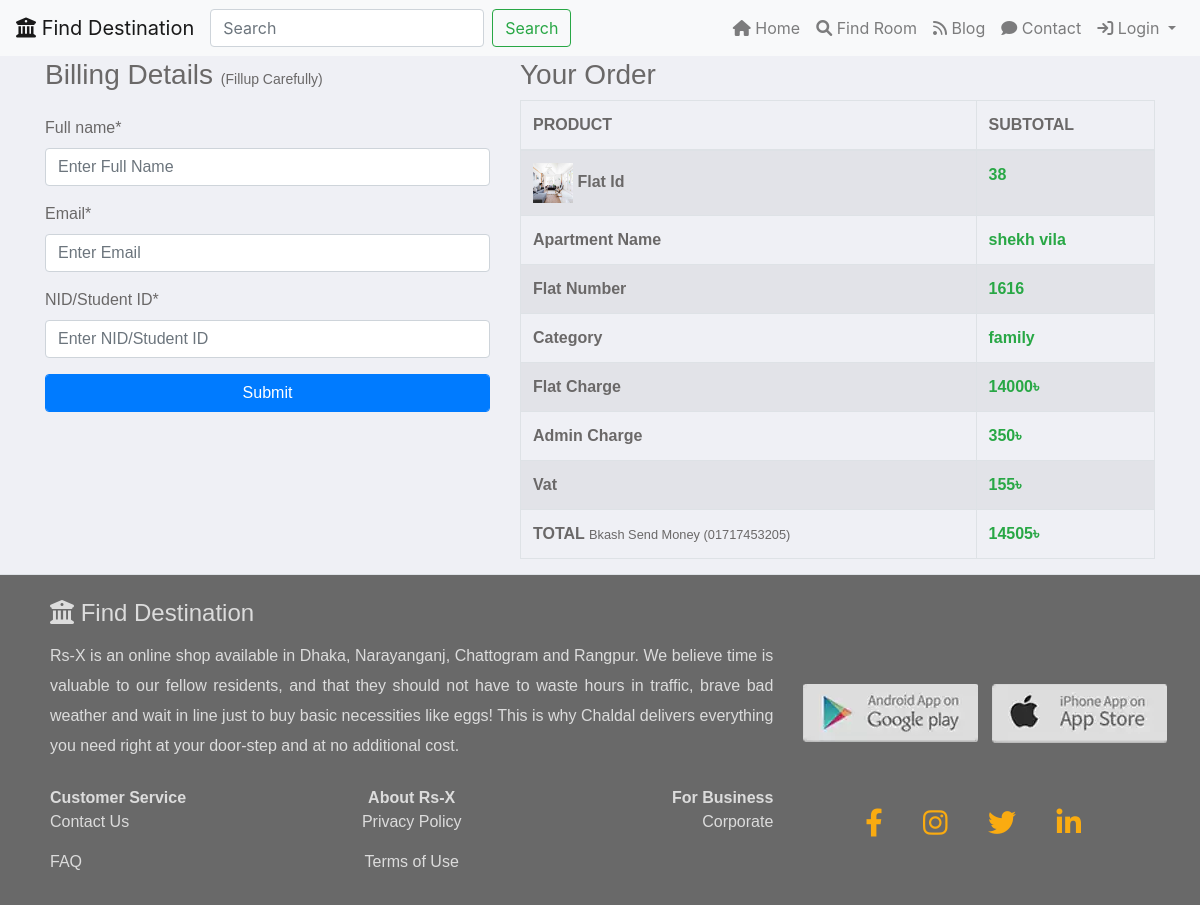
Page /ensure.php?id=38 on the committed database.
### tables this page shows
CREATE TABLE `family` (
  `id` int(11) NOT NULL,
  `flat_category` varchar(255) NOT NULL,
  `email` varchar(255) NOT NULL,
  `appertmentName` varchar(255) NOT NULL,
  `flatNumber` varchar(255) NOT NULL,
  `location` varchar(255) NOT NULL,
  `description` text NOT NULL,
  `rent` int(255) NOT NULL,
  `photo` varchar(255) NOT NULL,
  `submitTime` timestamp NOT NULL DEFAULT current_timestamp()
);

### ensure.php (the view, shortened to what this page needs)
<?php
include_once('config.php');
require_once('include/links.php');
?>
<link rel="stylesheet" href="css/ensure.css"/>
</head>
<body>
<header>
    <nav class="navbar navbar-expand-lg navbar-light bg-light fixed-top">
        <a class="navbar-brand" href="index.php"><i class="fa-solid fa-building-columns"></i> Find Destination</a>
        <div class="collapse navbar-collapse" id="navbarSupportedContent">
            <form class="form-inline my-2 my-lg-0 mr-auto">
                <input class="form-control mr-sm-2" type="search" placeholder="Search" aria-label="Search">
                <button class="btn btn-outline-success my-2 my-sm-0" type="submit">Search</button>
            </form>
            <ul class="navbar-nav ">
                <li class="nav-item ">
                    <a class="nav-link " href="../index.php"><i class="fa-solid fa-house"></i> Home</a>
                </li>
                <li class="nav-item">
                    <a class="nav-link customStyle" href="../roomDetails.php"><i class="fa-solid fa-magnifying-glass"></i> Find Room</a>
                </li>
                <li class="nav-item">
                    <a class="nav-link" href="../blog.php"><i class="fa-solid fa-rss"></i> Blog</a>
                </li>
                <li class="nav-item">
                    <a class="nav-link" href="../contact.php"><i class="fa-solid fa-comment"></i> Contact</a>
                </li>
                <li class="nav-item dropdown">
                    <a class="nav-link dropdown-toggle" href="#" id="navbarDropdown" role="button" data-toggle="dropdown" aria-haspopup="true" aria-expanded="false">
                        <i class="fa-solid fa-arrow-right-to-bracket"></i> Login
                    </a>
                </li>
            </ul>
        </div>
    </nav>
    <header/>
<section>
    <div class="container mb-4">
        <h3 class="main-heading animate__animated animate__flipInX">Ensure</h3>
    </div>
</section>
<section>
    <?php
    if(isset($_REQUEST['id'])){
        $id=$_REQUEST['id'];
        $selectQuery="SELECT * FROM `family` WHERE `id`='$id'";
        $runQuery=mysqli_query($connect,$selectQuery);
        $row=mysqli_fetch_assoc($runQuery);
    }
    ?>
    <div class="billingDetails">
        <div class="container">
            <div class="row animate__animated animate__zoomIn">
                <div class="col-sm-5">
                    <div class="allInputBoxWrapper">
                        <h3 class="mb-4">Billing Details <span> (Fillup Carefully)</span></h3>
                        <form action="ensureCore.php" method="post">
                            <div class="form-group">
                                <label for="fullname">Full name*</label>
                                <input type="text" class="form-control" placeholder="Enter Full Name" name="userName" required>
                            </div>
                            <div class="form-group">
                                <label for="city">Email*</label>
                                <input type="email" class="form-control" placeholder="Enter Email" name="userEmail" required>
                            </div>
                            <div class="form-group">
                                <label for="district">NID/Student ID*</label>
                                <input type="text" class="form-control" placeholder="Enter NID/Student ID" name="nid" required>
                            </div>
                            <button type="submit" class="btn btn-primary form-control">Submit</button>
                        </form>
                    </div>
                </div>
                <div class="col-sm-7">
                    <?php
                    if(isset($_REQUEST['right'])){
                        echo '<h3 class="text-center mt-4 mb-3 text-success">Yahoo!! Congratulations Sir.</h3>
                                <p class="text-center text-info">We Have Successfully Received Your Order! We Will Contact You Shortly <i class="fas fa-phone"></i></p>
                                ';
                    }else{
                        $rent= $row['rent'];
                        $vat=155;
                        $adminCharge=350;
                        $total=$rent+$adminCharge+$vat;
                        ?>
                        <div class="yourOrderWrapper">
                            <div class="orderHeading">
                                <h3>Your Order</h3>
                            </div>
                            <table class="table table-bordered table-striped table-hover">
                                <thead>
                                <tr>
                                    <th scope="col">PRODUCT</th>
                                    <th scope="col">SUBTOTAL</th>
                                </tr>
                                </thead>
                                <tbody>
                                <tr>
                                    <td><strong><img width="40" height="40"  src="publisher/family_room_images/<?php echo $row['photo']?>"/> Flat Id</strong></td>
                                    <td><strong class="text-success"><?php echo $row['id']?></strong></td>
                                </tr>
                                <tr>
                                    <td><strong>Apartment Name</strong></td>
                                    <td><strong class="text-success"><?php echo $row['appertmentName']?></strong></td>
                                </tr>
                                <tr>
                                    <td><strong>Flat Number</strong></td>
                                    <td><strong class="text-success"><?php echo $row['flatNumber']?></strong></td>
                                </tr>
                                <tr>
                                    <td><strong>Category</strong></td>
                                    <td><strong class="text-success"><?php echo $row['flat_category']?></strong></td>
                                </tr>
                                <tr>
                                    <td><strong>Flat Charge</strong></td>
                                    <td><strong class="text-success"><?php echo $row['rent']?>৳</strong></td>
                                </tr>
                                <tr>
                                    <td><strong>Admin Charge</strong></td>
                                    <td><strong class="text-success"><?php echo $adminCharge?>৳</strong></td>
                                </tr>
                                <tr>
                                    <td><strong>Vat</strong></td>
                                    <td><strong class="text-success"><?php echo $vat?>৳</strong></td>
                                </tr>
                                <tr>
                                    <td><strong>TOTAL  <small>Bkash Send Money (01717453205)</small></strong></td>
                                    <td><strong class="text-success"><?php echo $total?>৳</strong></td>
                                </tr>
                                </tbody>
                            </table>
                        </div>
                        <?php
                    }
                    ?>
                </div>
            </div>
        </div>
    </div>
</section>
    <?php
    require_once('include/footer.php');
    ?>

### css/ensure.css (style rules this page uses)
body { background:#eff0f5; }
.allInputBoxWrapper { color: #6a6868; margin-bottom: 30px; }
.allInputBoxWrapper h3 span { font-size: 14px; }
.billingDetails { font-family: sans-serif; }
.yourOrderWrapper { color: #6a6868; }

### rows in the picture
family: photo (picture), id "38", appertmentName "shekh vila", flatNumber "1616", flat_category "family", rent "14000", rent "14505"

### other values in the picture
$adminCharge "350"
$vat "155"
